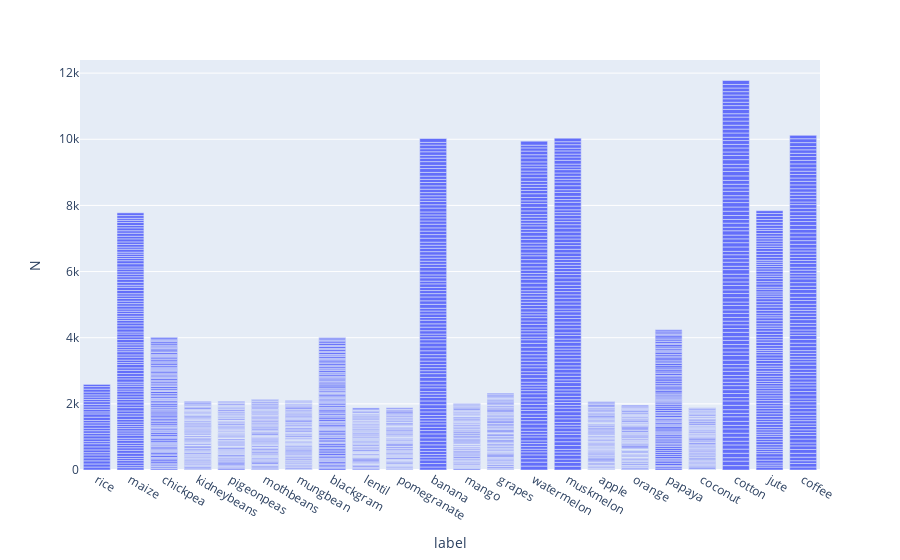

Notebook code cell kept with this figure:
### Code cell
fig1=px.bar(crop_summary_new,x='label',y='N')
fig1.show()

#this shows that the nitrogen content is highest in cotton and lowest in rice and maize.

### Figure 1 — Plotly figure (JSON) as saved in the notebook; plotly's stock layout.template omitted (floating-point values rounded to 4 significant figures; data arrays with more than 128 entries replaced by an {"elided": "..."} marker saying what was removed)
{"data": [{"alignmentgroup": "True", "hovertemplate": "label=%{x}<br>N=%{y}<extra></extra>", "legendgroup": "", "marker": {"color": "#636efa", "pattern": {"shape": ""}}, "name": "", "offsetgroup": "", "orientation": "v", "showlegend": false, "textposition": "auto", "type": "bar", "x": {"elided": "2101 str values"}, "xaxis": "x", "y": {"elided": "2101 int values"}, "yaxis": "y"}], "layout": {"barmode": "relative", "legend": {"tracegroupgap": 0}, "margin": {"t": 60}, "xaxis": {"anchor": "y", "domain": [0, 1], "title": {"text": "label"}}, "yaxis": {"anchor": "x", "domain": [0, 1], "title": {"text": "N"}}}}
